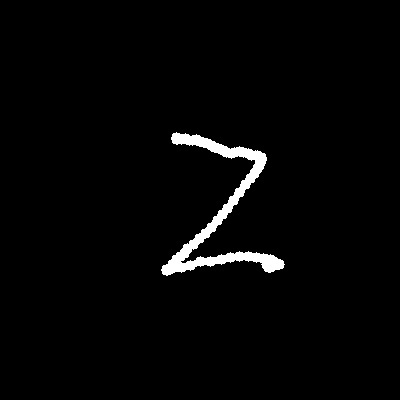
#> input picture ArjunParmar/HAND_FINAL/9/1.jpg, 400 x 400 px, found by its file name; its folder holds only this picture in this run
$ jupyter execute --allow-errors ImageAugmentation.ipynb
#> lines starting #> are read from the running program, lines starting #| are printed output that depends on the picture
#> further down, image is the input picture: shape (400, 400, 3); min 0, max 255, mean 5.5
#> `darkimg=image[:,:,:]*.75`:
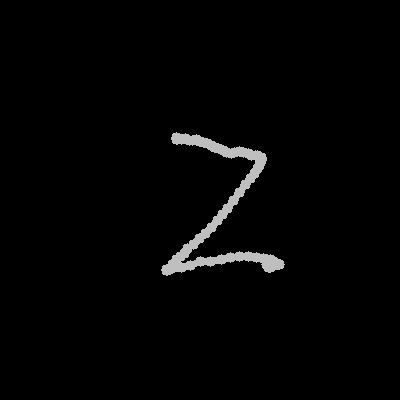
#> darkimg: shape (400, 400, 3) float64; min 0, max 191.2, mean 4.1
#> (a cell that did not finish here is left out)

[cell 2]
import cv2
import numpy as np
j=1
z=9
def flip_image(image,direction,j,z):
#> called with direction = 1, j = 4, z = 9
    image=cv2.flip(image,direction)
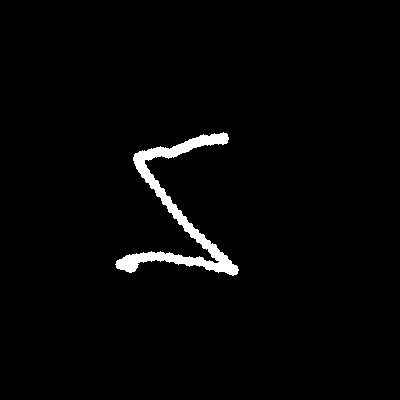
#> image: shape (400, 400, 3); min 0, max 255, mean 5.5
    cv2.imwrite("/home/paa/Newdataset/" +str(z)+ "/" +str(j) +".jpeg" ,image)
def rotate_image(image,deg,j,z):
#> called with deg = 20, j = 5, z = 9
    rows, cols,c = image.shape
#> rows = 400; cols = 400; c = 3
    M = cv2.getRotationMatrix2D((cols/2,rows/2), deg, 1)
    image = cv2.warpAffine(image, M, (cols, rows))
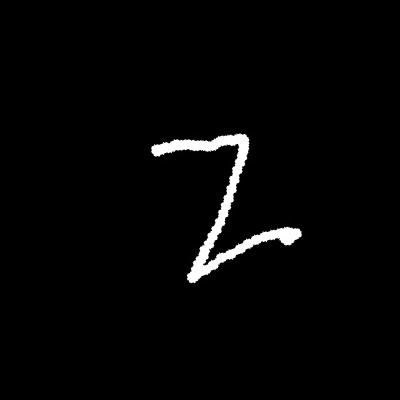
#> image: shape (400, 400, 3); min 0, max 255, mean 5.5
    cv2.imwrite("/home/paa/Newdataset/"+str(z)+"/"+str(j)+".jpeg", image)
#> (the rest of this cell did not finish here and is left out)

#> call 2 of rotate_image, with deg = -20, j = 6, z = 9
#> in rotate_image (call 2), `image = cv2.warpAffine(image, M, (cols, rows))`:
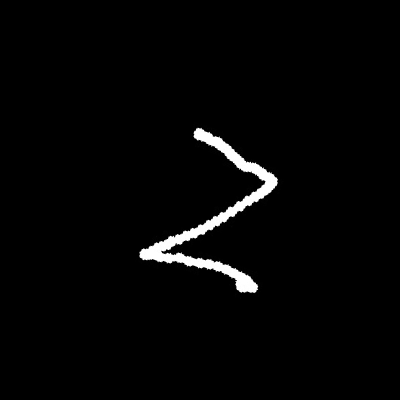
#> image: shape (400, 400, 3); min 0, max 255, mean 5.5
    j=j+1
